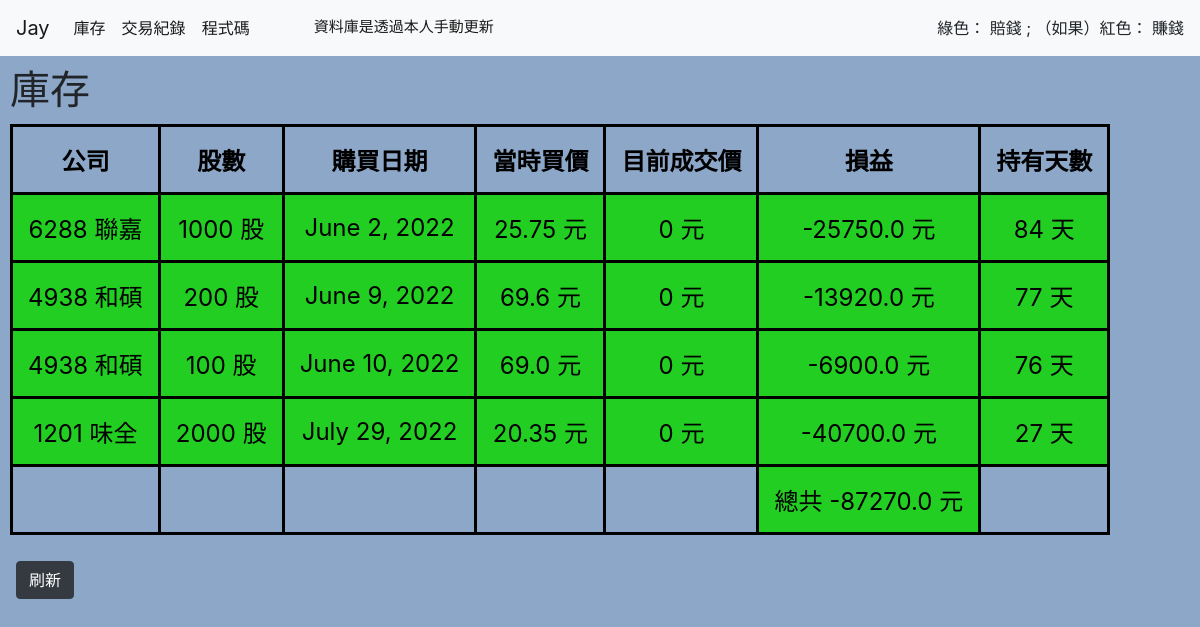
The page / on the database its author committed.
### app/models.py (models this page shows)
class stock_deal(models.Model):
	company_code = models.CharField(default='null', max_length=15)
	company_name = models.CharField(default='null', max_length=6)
	share = models.IntegerField()
	bought_date = models.DateField()
	bought_price = models.FloatField()
	current_price = models.FloatField(default=0)
	profit_and_loss = models.FloatField(default=0)
	duration = models.IntegerField(default=0) # day(s)

### app/views.py (the view)
# urls.py: 2. Add a URL to urlpatterns:  path('', views.home, name='home')
def home(request):
    deals = stock_deal.objects.all()
    profit_and_loss_sum = 0
    for deal in deals:
        try:
            current_price = \
            round(
                float(twstock.realtime.get(deal.company_code)["realtime"]["latest_trade_price"]),
                2)
        except:
            print("log: error while convert {} to float".format(twstock.realtime.get(deal.company_code)["realtime"]["latest_trade_price"]))
            current_price = 0
        deal.current_price = current_price
        deal.profit_and_loss = round(
            (current_price - deal.bought_price) * deal.share,
            2)
        profit_and_loss_sum += deal.profit_and_loss
        duration = datetime.now().date() - deal.bought_date
        deal.duration = duration.days
        deal.save()
    return render(request, "home.html", {
        "deals": deals,
        "profit_and_loss_sum": profit_and_loss_sum
        })

### app/templates/home.html (shortened to what this page needs)
{% include 'base.html' %}
{% block content %}
<!DOCTYPE html>
<html>
<head>
</head>
<body>
	<h1 style="margin: 10px;"> 庫存 </h1>
	<table style="margin:  10px;">
		<tr>
			<th>公司</th>
			<th>股數</th>
			<th>購買日期</th>
			<th>當時買價</th>
			<th>目前成交價</th>
			<th>損益</th>
			<th>持有天數</th>
		</tr>
		{% for deal in deals %}
		{% if deal.profit_and_loss < 0 %}
		<tr style="background-color: var(--green);">
		{% elif deal.profit_and_loss == 0 %}
		<tr>
		{% else %}
		<tr style="background-color: var(--red);">
		{% endif %}
			<td>{{ deal.company_code  }} {{ deal.company_name }}</td>
			<td>{{ deal.share }} 股</td>
			<td>{{ deal.bought_date }}</td>
			<td>{{ deal.bought_price }} 元</td>
			<td>{{ deal.current_price }} 元</td>
			<td>{{ deal.profit_and_loss }} 元</td>
			<td>{{ deal.duration }} 天</td>
		</tr>
		{% endfor %}
		<tr>
			<td></td>
			<td></td>
			<td></td>
			<td></td>
			<td></td>
			{% if profit_and_loss_sum < 0 %}
			<td style="background-color: var(--green);">
			{% elif profit_and_loss_sum == 0 %}
			<td>
			{% else %}
			<td style="background-color: var(--red);">
			{% endif %}
			總共 {{ profit_and_loss_sum }} 元
			</td>
			<td></td>
		</tr>
	</table>
	<form action="/">
		<button class="btn btn-dark m-3">刷新</button>
	</form>
</body>
</html>
{% endblock %}

### app/templates/base.html (shortened to what this page needs)
<html lang="en">
<head>
    <link rel="stylesheet" href="https://cdn.jsdelivr.net/npm/bootstrap@4.3.1/dist/css/bootstrap.min.css">
	  <link rel="stylesheet" href="https://cdn.jsdelivr.net/npm/bootstrap@4.6.0/dist/css/bootstrap.min.css">
</head>
<body>
    <nav class="navbar navbar-expand-lg navbar-light bg-light" >
	  <a target="_blank" class="navbar-brand" href="https://www.facebook.com/profile.php?id=100013478296531">Jay</a>
	  <div class="collapse navbar-collapse" id="navbarNav">
	    <ul class="navbar-nav">
	      <li class="nav-item active">
	        <a class="nav-link" href="/">庫存</a>
	      </li>
	      <li class="nav-item active">
	        <a class="nav-link" href="/history/">交易紀錄</a>
	      </li>
	      <li class="nav-item active">
	        <a class="nav-link" href="https://github.com/jay1224-jay/my-stock-portfolio-website" target="_blank">程式碼</a>
	      </li>
	      <li class="nav-item active">
	        <div class="nav-link ml-5" style="font-size: 15px;">資料庫是透過本人手動更新</div>
	      </li>
	    </ul>
	  </div>
	  	<div>
	  	綠色： 賠錢 ; （如果）紅色： 賺錢
		</div>
	</nav>
</body>
</html>

### app/templates/home.html (style rules this page uses)
:root { --red: #ff2a2a; --green: #22ce22; }
body { background-color: #8da7c8; }
table, th, td { color: black; border: black; border-style: solid; border-width: 2px; text-align: center; font-size: 24px; }
th, td { padding: 15px; border-width: 3px; }

### rows shown on the page
stock_deal: company_code "6288", company_name "聯嘉", share "1000", bought_date "June 2, 2022", bought_price "25.75", current_price "0", profit_and_loss "-25750.0", duration "84"
stock_deal: company_code "4938", company_name "和碩", share "200", bought_date "June 9, 2022", bought_price "69.6", current_price "0", profit_and_loss "-13920.0", duration "77"
stock_deal: company_code "4938", company_name "和碩", share "100", bought_date "June 10, 2022", bought_price "69.0", current_price "0", profit_and_loss "-6900.0", duration "76"
stock_deal: company_code "1201", company_name "味全", share "2000", bought_date "July 29, 2022", bought_price "20.35", current_price "0", profit_and_loss "-40700.0", duration "27"

### other values the page prints
{{ profit_and_loss_sum }} "-87270.0"
